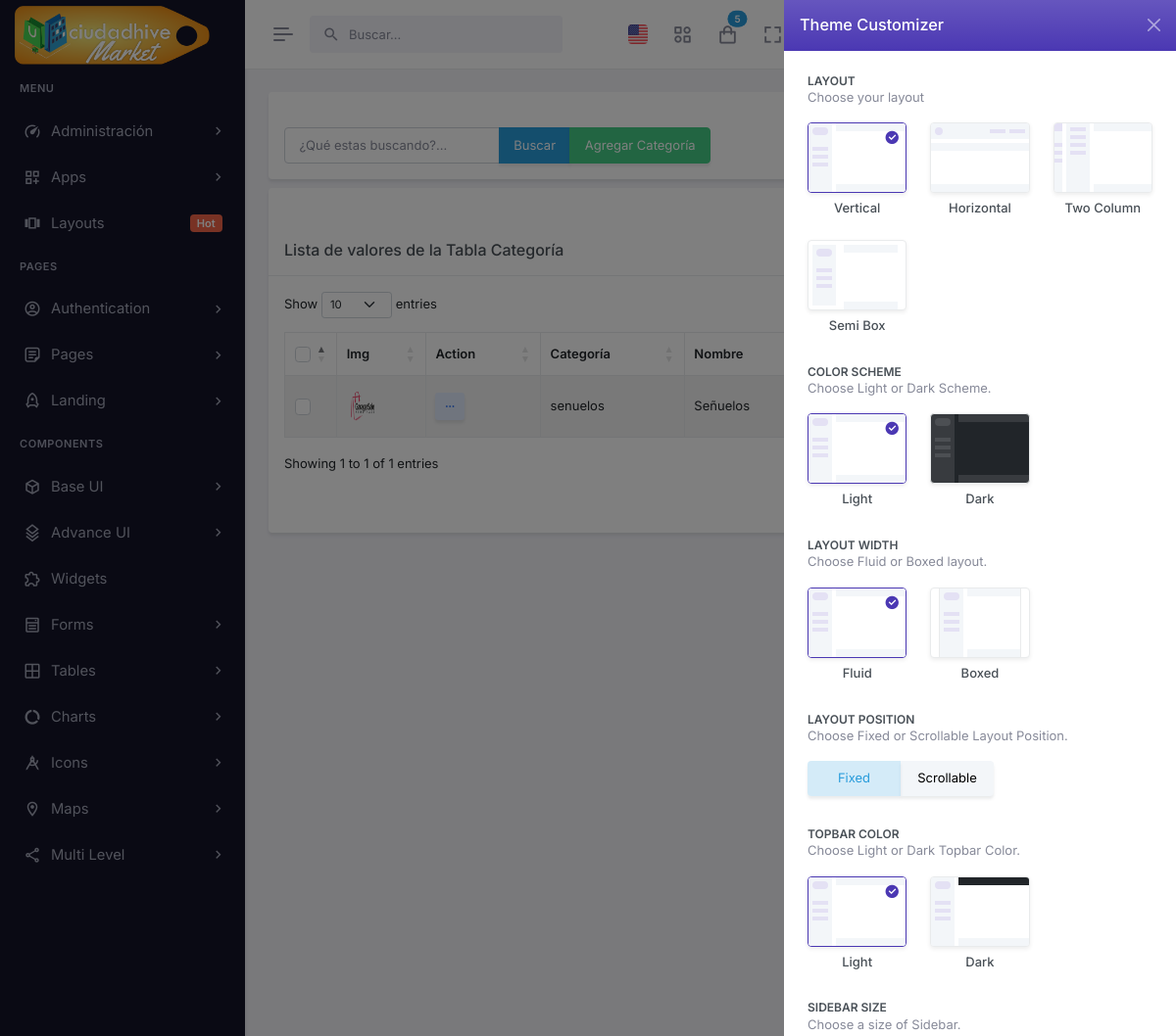
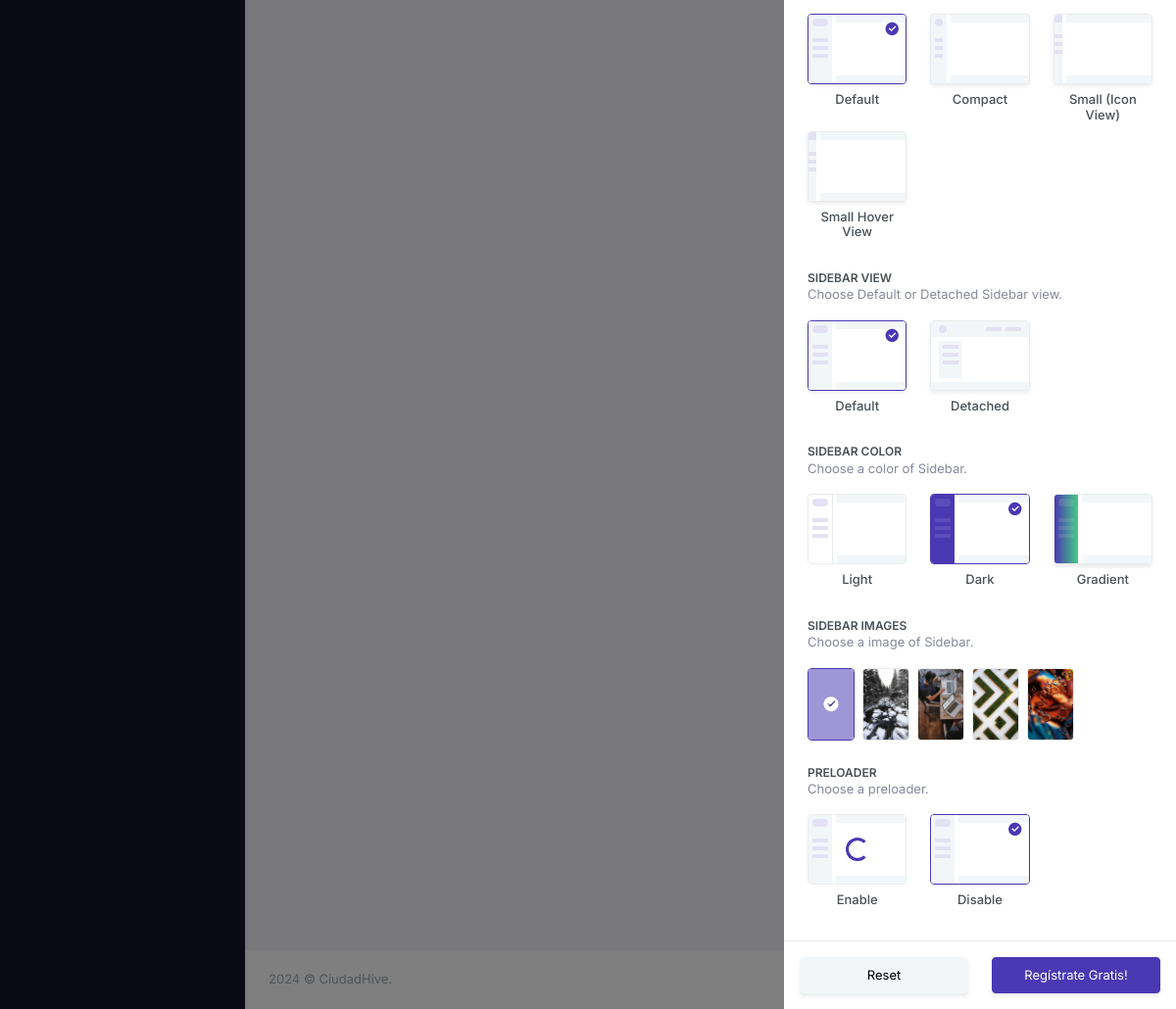
Screenshot of /categoryList/ (signed in) with the database file from the repository (2 pictures, top to bottom).
### tables this page shows
CREATE TABLE `company_categorias` (
  `categoria_id` int(10) unsigned NOT NULL AUTO_INCREMENT,
  `codigo` varchar(80) NOT NULL DEFAULT '' COMMENT 'codigo cat o subcat',
  `nombre` varchar(200) NOT NULL DEFAULT '',
  `categoria_foto` varchar(145) NOT NULL DEFAULT '',
  `estatus` int(10) unsigned NOT NULL DEFAULT 1,
  `company_id` int(10) unsigned NOT NULL DEFAULT 0,
  `unidad` int(10) unsigned NOT NULL DEFAULT 0 COMMENT 'si hay unidad es categoria',
  PRIMARY KEY (`categoria_id`)
);

### autoload.php (called while the page is built, shortened)
<?php
    spl_autoload_register(function($clase){
        $archivo= __DIR__."/".$clase.".php";
        $archivo=str_replace("\\","/",$archivo);
    });

### app/models/mainModel.php (called while the page is built, shortened)
<?php
	class mainModel{
		private $server=DB_SERVER;
		private $db=DB_NAME;
		private $user=DB_USER;
		private $pass=DB_PASS;
		protected function conectar(){
			$conexion = new PDO("mysql:host=".$this->server.";dbname=".$this->db,$this->user,$this->pass);
			$conexion->exec("SET CHARACTER SET utf8");
			return $conexion;
		}
		protected function ejecutarConsulta($consulta){
			$sql=$this->conectar()->prepare($consulta);
			$sql->execute();
			return $sql;
		}
		public function limpiarCadena($cadena){
			$palabras=["<script>","</script>","<script src","<script type=","SELECT * FROM","SELECT "," SELECT ","DELETE FROM","INSERT INTO","DROP TABLE","DROP DATABASE","TRUNCATE TABLE","SHOW TABLES","SHOW DATABASES","<?php","?>","--","^","<",">","==",";","::"];
			$cadena=trim($cadena);
			$cadena=stripslashes($cadena);
			$cadena=trim($cadena);
			$cadena=stripslashes($cadena);
			return $cadena;
		}
	}

### app/controllers/categoryController.php (called while the page is built, shortened)
<?php
	class categoryController extends mainModel{
		public function listarTodosCategoryControlador($busqueda){
			$busqueda=$this->limpiarCadena($busqueda);
			if(isset($busqueda) && $busqueda!="*"){
				$consulta_datos="SELECT * FROM company_categorias WHERE unidad=0  AND (
				codigo LIKE '%$busqueda%'
				OR nombre LIKE '%$busqueda%'
				)
				ORDER BY nombre ASC limit 500";
			}else{
				$consulta_datos="SELECT * FROM company_categorias WHERE unidad=0 ORDER BY nombre ASC limit 500";
			}
			$datos = $this->ejecutarConsulta($consulta_datos);
			$datos = $datos->fetchAll();
			return $datos;
			exit();
		}
	}

### app/views/content/categoryList-view.php (the view, shortened to what this page needs)
<div class="main-content">
    <div class="page-content">
        <div class="container-fluid">
            <?php
            $insCategory = new categoryController();
            ?>
            <div class="row">
                <div class="col-xxl-3" style="margin-bottom: -15px;">
                    <div class="card">
                        <div class="card-body">
                            <div class="columns">
                                <div class="column">
                                    <form class="FormularioAjax"
                                    action="<?php echo APP_URL; ?>app/ajax/buscadorAjax.php"
                                    method="POST" autocomplete="off" >
                                        <div class="col-xs-12 col-md-6">
                                            <div class="form-group">
                                                <div class="input-group">
                                                    <input class="form-control is-rounded" type="text"
                                                    name="txt_buscador" placeholder="¿Qué estas buscando?..."
                                                    value="<?php echo isset($_SESSION[$url[0]])?$_SESSION[$url[0]]:""; ?>"
                                                    maxlength="30" required >
                                                    <button class="btn btn-info" type="submit" >Buscar</button>
                                                    <a href="<?php echo APP_URL; ?>categoryNew/" class="btn btn-success" >Agregar Categoría</a>
                                                </div>
                                            </div>
                                        </div>
                                    </form>
                                </div>
                            </div>
                        </div>
                    </div>
                </div>
            </div>
            <?php
            if(isset($_SESSION[$url[0]]) && !empty($_SESSION[$url[0]])){
                $datos = $insCategory->listarTodosCategoryControlador($_SESSION[$url[0]]);
            }else{
                $datos = $insCategory->listarTodosCategoryControlador("*");
            }
            ?>
            <div class="row">
                <div class="col-lg-12">
                    <div class="card">
                    <div class="col-lg-12">
                            <div class="hstack gap-2 justify-content-end">
                                <a href="<?php echo APP_URL; ?>dashboard/" class="btn btn-soft-success">Regresar</a>
                            </div>
                        </div>
                        <div class="card-header">
                            <h5 class="card-title mb-0">Lista de valores de la Tabla Categoría</h5>
                        </div>
                        <div class="card-body">
                            <table id="fixed-header" class="table table-bordered dt-responsive nowrap table-striped align-middle" style="width:100%">
                                <thead>
                                    <tr>
                                        <th scope="col" style="width: 10px;">
                                            <div class="form-check">
                                                <input class="form-check-input fs-15" type="checkbox" id="checkAll" value="option">
                                            </div>
                                        </th>
                                        <th>Img</th>
                                        <th>Action</th>
                                        <th>Categoría</th>
                                        <th>Nombre</th>
                                        <th>Estatus</th>
                                        <th>Acción</th>
                                    </tr>
                                </thead>
                                <tbody>
                                    <?php
                                    if(is_array($datos)){
                                        foreach($datos as $rows){
                                            if($rows['categoria_foto'] != ""){
                                                $categoria_foto = APP_URL . "app/views/fotos/company/".$rows['company_id']."/categorias/".$rows['categoria_foto'];
                                            }else{
                                                $categoria_foto = APP_URL . "app/views/fotos/nophoto.jpg";
                                            }
                                            ?>
                                            <tr>
                                                <th scope="row">
                                                    <div class="form-check">
                                                        <input class="form-check-input fs-15" type="checkbox" name="checkAll" value="option1">
                                                    </div>
                                                </th>
                                                <td>
                                                    <a href="<?= APP_URL.'categoryUpdate/'.$rows['categoria_id'].'/'?>">
                                                    <img class="rounded-circle header-profile-user"
                                                    src="<?=$categoria_foto; ?>"
                                                    alt="Foto del item de la tabla">
                                                    </a>
                                                </td>
                                                <td>
                                                    <div class="dropdown d-inline-block">
                                                        <button class="btn btn-soft-secondary btn-sm dropdown" type="button" data-bs-toggle="dropdown" aria-expanded="false">
                                                            <i class="ri-more-fill align-middle"></i>
                                                        </button>
                                                    </div>
                                                </td>
                                                <td><?=$rows['codigo'];?></td>
                                                <td><?=$rows['nombre'];?></td>
                                                <td>
                                                    <?php
                                                    if($rows['estatus'] ==1 ){
                                                        ?><span class="badge bg-success">Activo<?php
                                                    }else{
                                                        ?><span class="badge bg-danger">Inactivo<?php
                                                    }?>
                                                    </span>
                                                </td>
                                                <td>
                                                <a href="<?= APP_URL.'subcatList/'.$rows['categoria_id'].'/'?>"
                                                class="dropdown-item"><span class="btn btn-info">Subcategorias</span></a>
                                                </td>
                                            </tr>
                                        <?php
                                        }
                                    }
                                    ?>
                                </tbody>
                            </table>
                        </div>
                        <div class="col-lg-12">
                            <div class="hstack gap-2 justify-content-end">
                                <a href="<?php echo APP_URL; ?>dashboard/" class="btn btn-soft-success">Regresar</a>
                            </div>
                        </div>
                    </div>
                </div>
            </div>
        </div>
    </div>
</div>

### rows the page displays
company_categorias: company+categoria_foto (picture), codigo "senuelos", nombre "Señuelos"
